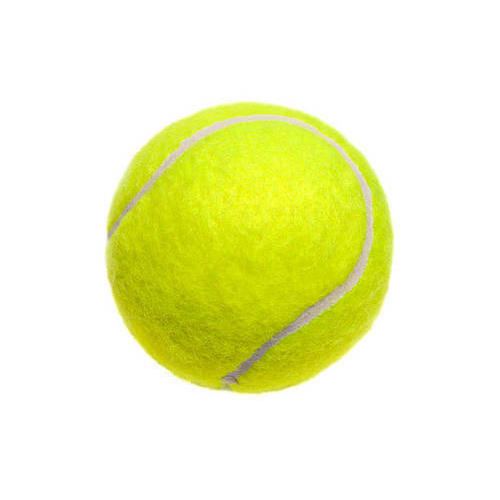
#> input picture ros_essentials_cpp/src/topic03_perception/images/tennisball04.jpg, 500 x 500 px
$ python ball_detection.py   (older library calls are emulated)
#> lines starting #> are read from the running program, lines starting #| are printed output that depends on the picture; after the words box and inside, x2 and y2 are one past the last pixel; in counts of white or black regions, pixels touching at a corner belong together; long printed decimals are rounded
#!/usr/bin/env python

import numpy as np
import cv2

def read_rgb_image(image_name, show):
    rgb_image = cv2.imread(image_name)
    if show:
        cv2.imshow("RGB Image",rgb_image)
    return rgb_image

def filter_color(rgb_image, lower_bound_color, upper_bound_color):
    #convert the image into the HSV color space
    hsv_image = cv2.cvtColor(rgb_image, cv2.COLOR_BGR2HSV)
    cv2.imshow("hsv image",hsv_image)

    #find the upper and lower bounds of the yellow color (tennis ball)
    yellowLower =(30, 150, 100)
    yellowUpper = (50, 255, 255)

    #define a mask using the lower and upper bounds of the yellow color
    mask = cv2.inRange(hsv_image, lower_bound_color, upper_bound_color)

    return mask

def getContours(binary_image):
    #_, contours, hierarchy = cv2.findContours(binary_image,
    #                                          cv2.RETR_TREE,
    #                                           cv2.CHAIN_APPROX_SIMPLE)
    contours, hierarchy = cv2.findContours(binary_image.copy(),
                                            cv2.RETR_EXTERNAL,
	                                        cv2.CHAIN_APPROX_SIMPLE)
    return contours


def draw_ball_contour(binary_image, rgb_image, contours):
    black_image = np.zeros([binary_image.shape[0], binary_image.shape[1],3],'uint8')

    for c in contours:
        area = cv2.contourArea(c)
        perimeter= cv2.arcLength(c, True)
        ((x, y), radius) = cv2.minEnclosingCircle(c)
        if (area>50):
            cv2.drawContours(rgb_image, [c], -1, (150,250,150), 1)
            cv2.drawContours(black_image, [c], -1, (150,250,150), 1)
            cx, cy = get_contour_center(c)
            cv2.circle(rgb_image, (cx,cy),(int)(radius),(0,0,255),1)
            cv2.circle(black_image, (cx,cy),(int)(radius),(0,0,255),1)
            cv2.circle(black_image, (cx,cy),5,(150,150,255),-1)
            print ("Area: {}, Perimeter: {}".format(area, perimeter))
    print ("number of contours: {}".format(len(contours)))
    cv2.imshow("RGB Image Contours",rgb_image)
    cv2.imshow("Black Image Contours",black_image)

def get_contour_center(contour):
    M = cv2.moments(contour)
    cx=-1
    cy=-1
    if (M['m00']!=0):
        cx= int(M['m10']/M['m00'])
        cy= int(M['m01']/M['m00'])
    return cx, cy

def main():
    image_name = "images/tennisball04.jpg"
    yellowLower =(30, 150, 100)
    yellowUpper = (50, 255, 255)
    rgb_image = read_rgb_image(image_name, True)
#> in read_rgb_image, rgb_image is the input picture: shape (500, 500, 3); mean B, G, R 195.5, 244.6, 241
    binary_image_mask = filter_color(rgb_image, yellowLower, yellowUpper)
#> in filter_color, `hsv_image = cv2.cvtColor(rgb_image, cv2.COLOR_BGR2HSV)`: hsv_image: shape (500, 500, 3); mean H, S, V 9.7, 58.1, 244.7
#> in filter_color, `mask = cv2.inRange(hsv_image, lower_bound_color, upper_bound_color)`:
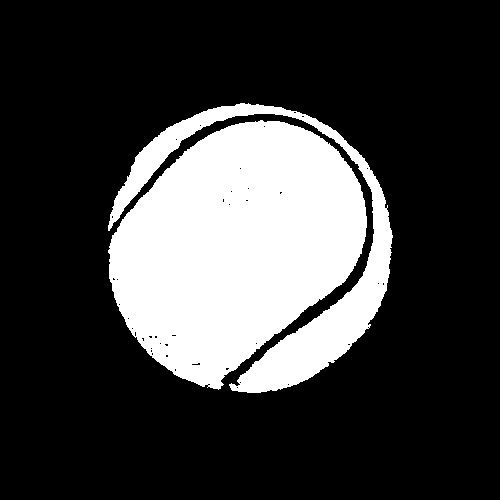
#> mask: shape (500, 500); 24% white; 2 white regions
    contours = getContours(binary_image_mask)
#> in getContours, `contours, hierarchy = cv2.findContours(binary_image.copy(), cv2.RETR_E..`: contours = 2 contours; box (x1, y1, x2, y2) and area: (108, 120, 367, 390) 46675, (108, 103, 393, 393) 12428
    draw_ball_contour(binary_image_mask, rgb_image,contours)
#> the loop in draw_ball_contour, `for c in contours:` made 2 passes
#> (area, perimeter, x, y, radius, cx, cy) on passes 1 to 2: (46675, 887.7, 246.4, 254.9, 139.3, 235, 245), (12428, 1432.2, 249, 247.1, 145.4, 288, 262)
#| Area: 46675.0, Perimeter: 887.661
#| Area: 12428.0, Perimeter: 1432.219
#> after the loop in draw_ball_contour, `for c in contours:`:
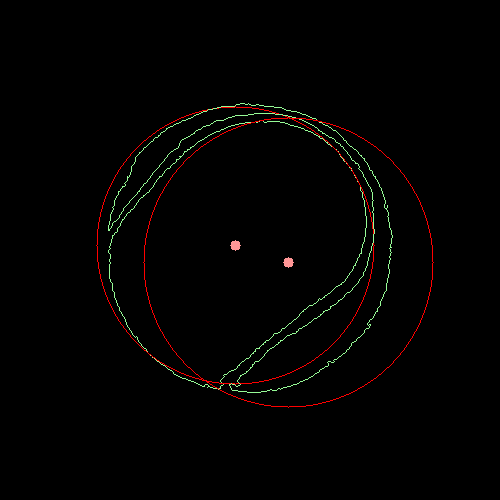
#> black_image: shape (500, 500, 3); mean B, G, R 1.2, 2, 2.9
#> after the loop in draw_ball_contour, `for c in contours:`:
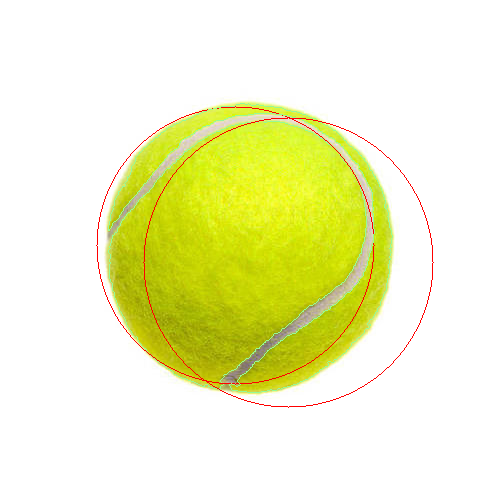
#> rgb_image: shape (500, 500, 3); 1.39% of pixels changed, all inside (x1, y1, x2, y2) = (96, 103, 434, 408)
#| number of contours: 2

    cv2.waitKey(0)
    cv2.destroyAllWindows()

if __name__ == '__main__':
    main()


cv2.waitKey(0)
cv2.destroyAllWindows()

$ run again, with ros_essentials_cpp/src/topic03_perception/images/tennisball01.jpg copied over ros_essentials_cpp/src/topic03_perception/images/tennisball04.jpg
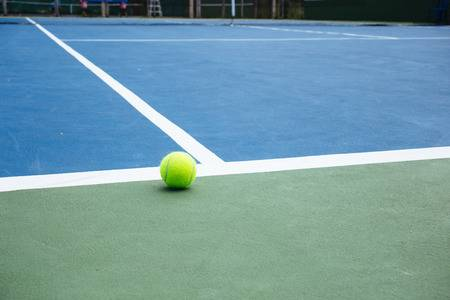
#> input picture ros_essentials_cpp/src/topic03_perception/images/tennisball01.jpg, 450 x 300 px
#> in read_rgb_image, rgb_image is the input picture: shape (300, 450, 3); mean B, G, R 163.1, 153.2, 114.3
#> hsv_image: shape (300, 450, 3); mean H, S, V 86.4, 88.9, 174.5
#> in filter_color, `mask = cv2.inRange(hsv_image, lower_bound_color, upper_bound_color)`:
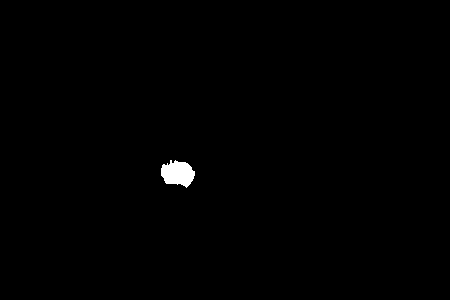
#> mask: shape (300, 450); 0.49% white; 1 white region
#> in getContours, `contours, hierarchy = cv2.findContours(binary_image.copy(), cv2.RETR_E..`: contours = 1 contour; box (x1, y1, x2, y2) and area: (161, 160, 195, 188) 616
#> the loop in draw_ball_contour, `for c in contours:` made 1 pass
#> (area, perimeter, x, y, radius, cx, cy) on pass 1: (616, 111.7, 177.2, 172.5, 16.96, 177, 173)
#> (printed output is left out)
#> after the loop in draw_ball_contour, `for c in contours:`:
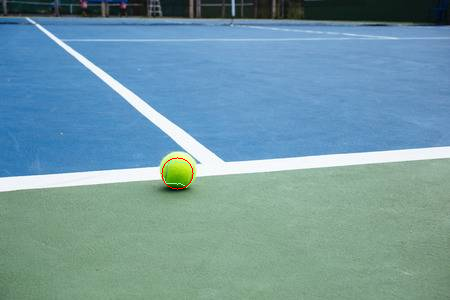
#> rgb_image: shape (300, 450, 3); 0.13% of pixels changed, all inside (x1, y1, x2, y2) = (161, 157, 195, 190)
#| number of contours: 1
